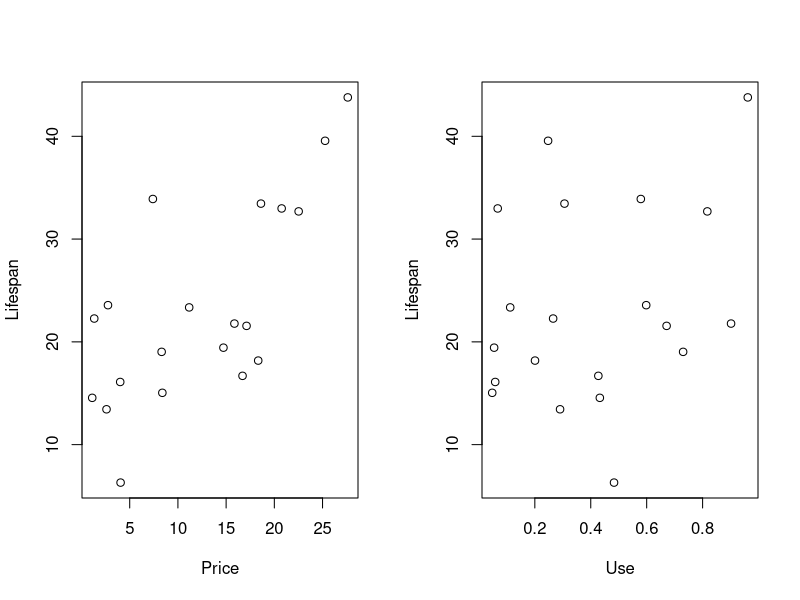
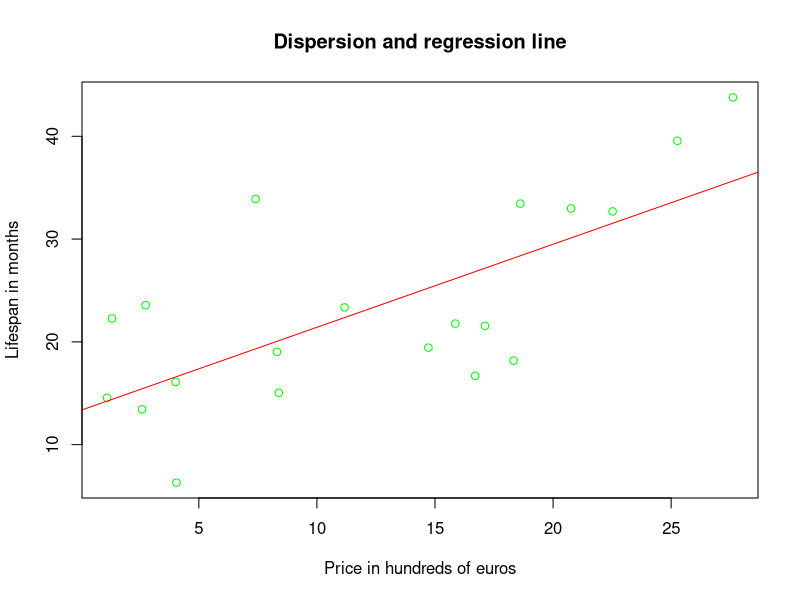

Here is the R script that generated these plots, in order:
# Unit6. Regression
#Exercise about lifespan of computers
# Load the data in Unit6_Lifespan.csv
#two options: write the name of the file, or choose the file
#data_lifespan<-read.csv2(file.choose(), header=T)

data_lifespan <- read.csv2("Unit6_Lifespan.csv", header=T)

#DEFINE VARIABLES
Lifespan <- data_lifespan$Lifespan
Price <- data_lifespan$Price
Use <- data_lifespan$Use

par(mfrow=c(1,2))
plot(Price,Lifespan)
plot(Use,Lifespan)
par(mfrow=c(1,1))

# In my laptop (alt gr + 4 + space) results in the symbol ~ , which is needed

model_lifespan <- lm(Lifespan ~ Price + Use)

#A summary of the model
summary(model_lifespan)
#Only the coefficients
model_lifespan$coefficients

#Significance of model

#Predictions
#Punctual estimation
predict(model_lifespan, data.frame(Price = 10, Use = 0.5))

#Confidence interval for the average value of dependent variable
#given the values of explanatory variables

predict.lm(model_lifespan, data.frame(Price = 10, Use = 0.5),
           interval = "confidence")

#Confidence interval for the prediction of one observation
# given the values of explanatory variables

predict.lm(model_lifespan,data.frame(Price = 10, Use = 0.5),
           interval = "prediction")

#The residuals
model_lifespan$residuals
#Forecast (values of dependent variable from the model as fitted)
model_lifespan$fitted


summary(model_lifespan)$r.squared
summary(model_lifespan)$adj.r.squared

#If you want to show a dispersion chart with the regression line (only one variable)
model_Price <- lm(Lifespan ~ Price)
summary(model_Price)
plot(Lifespan~Price, main = "Dispersion and regression line",
     xlab = "Price in hundreds of euros" , ylab = "Lifespan in months", col = "green")
abline(model_Price, col = "red")
summary(model_Price)